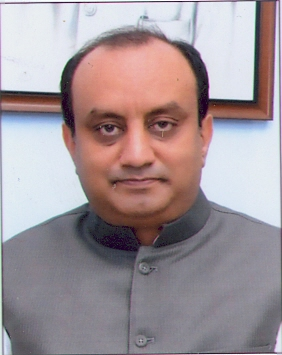
#> input picture LGMVIP [November2022]/Task 4 - Image to Pencil Sketch with Python/IMG.jpg, 282 x 355 px, found by its file name
$ jupyter execute Task_4.ipynb
#> lines starting #> are read from the running program, lines starting #| are printed output that depends on the picture
### Task-4: Image to Pencil Sketch with Python
#### LGMVIP Nov2022
#### Vidyaranya Gavai

[cell 1]
# Importing Libraries

import cv2
import matplotlib.pyplot as plt
import numpy as np

[cell 2]
# Displaying the image

imgz = cv2.imread("F:\LGMVIP [November2022]\Task 4 - Image to Pencil Sketch with Python\IMG.jpg")
#> imgz is the input picture: shape (355, 282, 3); mean B, G, R 153.5, 149.2, 162.4
img = imgz[:,:,::-1]
plt.imshow(img)
plt.show()

[cell 3]
# Converting to grayscale

gray_image = cv2.cvtColor(imgz, cv2.COLOR_BGR2GRAY)
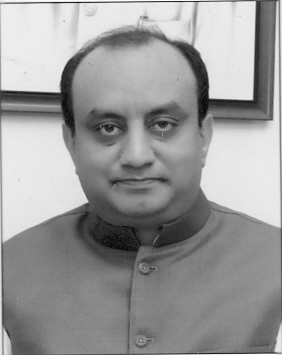
#> gray_image: shape (355, 282); min 10, max 255, mean 153.6
img_gray = gray_image[:,:]
plt.imshow(gray_image,cmap = 'gray')
plt.show()

[cell 4]
# Inverting the image

inv_img = 255 - gray_image
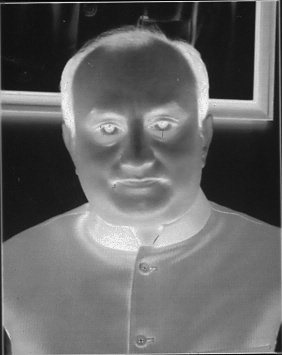
#> inv_img: shape (355, 282); min 0, max 245, mean 101.4
plt.imshow(inv_img,cmap = 'gray')
plt.show()

[cell 5]
# Blurring the image and inverting the blurred image

blur = cv2.GaussianBlur(inv_img,(21,21),0)
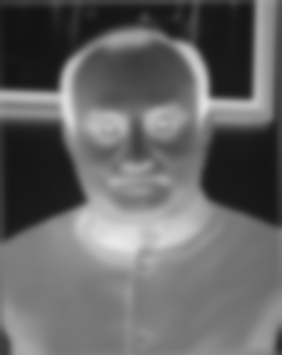
#> blur: shape (355, 282); min 18, max 233, mean 101.4
inv_blur = 255-blur
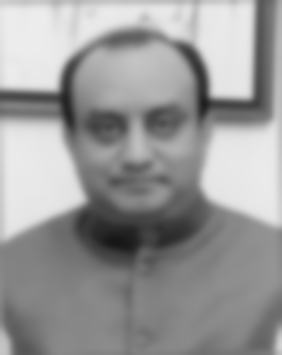
#> inv_blur: shape (355, 282); min 22, max 237, mean 153.6
p_sketch = cv2.divide(gray_image,inv_blur,scale = 256.0)
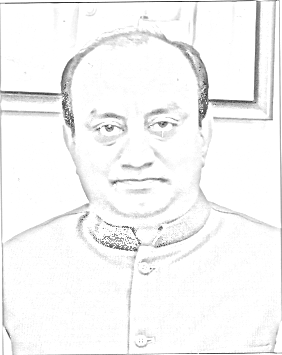
#> p_sketch: shape (355, 282); min 28, max 255, mean 245.9
plt.imshow(p_sketch,cmap = 'gray')
plt.show()
